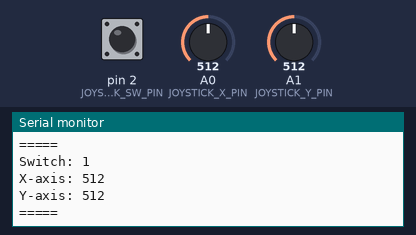
The sketch below on a simulated Arduino Uno, built with avr-gcc and run on an emulated ATmega328P. Parts: the last lines printed to the serial monitor. The test bench sets the inputs (shaded band); at power-on: A0 (JOYSTICK_X_PIN) = 512, A1 (JOYSTICK_Y_PIN) = 512, pin 2 (JOYSTICK_SW_PIN) HIGH.

Above: at 1.8 s.
1.9 s: A0 (JOYSTICK_X_PIN) set to 716
At 2.8 s:
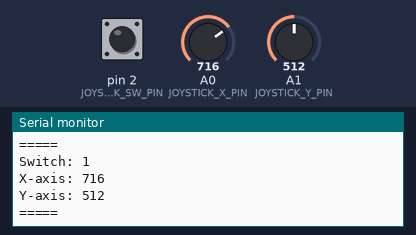
3.4 s: A1 (JOYSTICK_Y_PIN) set to 716
At 4.4 s:
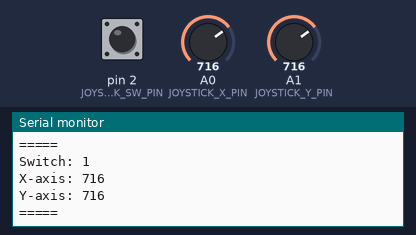
4.9 s: pin 2 (JOYSTICK_SW_PIN) pulled LOW for 1.2 s
7.6 s: A0 (JOYSTICK_X_PIN) set to 900
At 8.8 s:
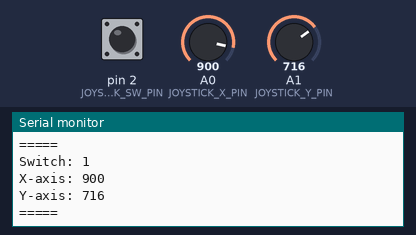
9.1 s: A1 (JOYSTICK_Y_PIN) set to 900
At 10.8 s:
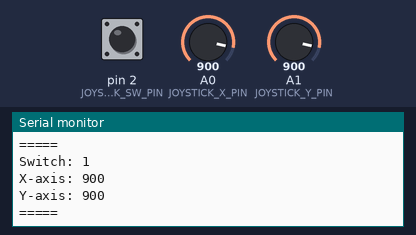
Timing chart, 0 to 11.6 s (numbered marks = the images above; inputs shaded):
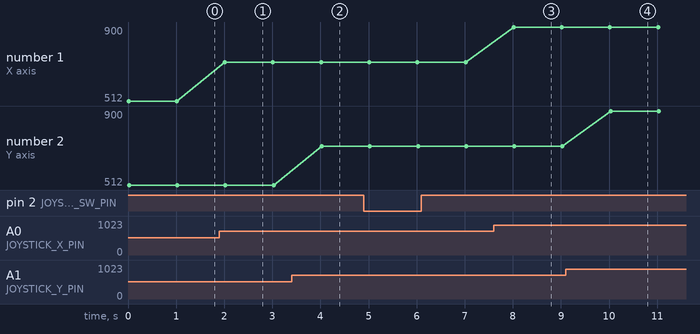

Measured:
- after the input at 1.9 s, the serial monitor: prints a new line after 0.11 s (image 1)
- after the input at 3.4 s, the serial monitor: prints a new line after 0.63 s (image 2)
- after the input at 7.6 s, the serial monitor: prints a new line after 0.42 s (image 3)
- after the input at 9.1 s, the serial monitor: prints a new line after 0.93 s (image 4)
- plotted number 1: 512 → 716 after the input at 1.9 s, 716 → 900 after the input at 7.6 s

The sketch:

lesson13_analogjoystickmodule.ino
```cpp
#define BAUD_RATE 9600

#define JOYSTICK_X_PIN  0
#define JOYSTICK_Y_PIN  1
#define JOYSTICK_SW_PIN 2

void setup() {
    pinMode(JOYSTICK_SW_PIN, INPUT);
    digitalWrite(JOYSTICK_SW_PIN, HIGH);
    Serial.begin(BAUD_RATE);
}

void loop() {
    String info = "";

    info.concat("Switch: ");
    info.concat(digitalRead(JOYSTICK_SW_PIN));
    info.concat("\nX-axis: ");
    info.concat(analogRead(JOYSTICK_X_PIN));
    info.concat("\nY-axis: ");
    info.concat(analogRead(JOYSTICK_Y_PIN));
    info.concat("\n=====\n");

    Serial.println(info);
    delay(1000);
}
```
